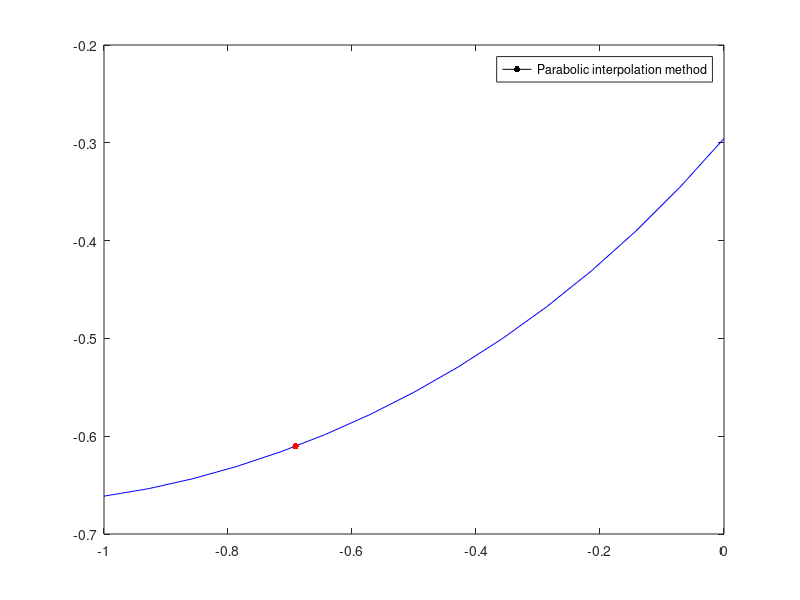

MATLAB code for this plot:
function lab3
clc;

a = -1;
b = 0;

eps = 10^(-6);

is_debug = true;
gold_iterations = 1;

fprintf('MINIMUM SEARCH\n');
fplot(@(x) funk(x), [a, b], 'Color', 'b');
hold on;

fprintf('PARABOLIC INTERPOLATION METHOD\n');
[x, y] = parabolic_minimization(a, b, eps, is_debug, gold_iterations, @funk);
p = plot(x, y, 'Marker', '.', 'Color', 'k', 'MarkerSize', 15);
legend((p), {'Parabolic interpolation method'}, 'Location', 'northeast');
   
hold off;
end

function y = funk(x)
y = sin((x^2 + x - 4)/5);
y = y + cosh((x^3 + 3*(x^2) + 8*x + 8)/(3*x + 9)) - 1.0;
end

function [w, e] = golden_iter(a, b, iterations, func)
t = (sqrt(5) - 1)/2;
l = b - a;

x1 = b - t*l;
x2 = a + t*l;
f1 = func(x1);
f2 = func(x2);

for j = 1:iterations
    if (f1 > f2)
        a = x1;
        l = b - a;
        x1 = x2;
        f1 = f2;
        x2 = a + t*l;
        f2 = func(x2);
    else
        b = x2;
        l = b - a;
        x2 = x1;
        f2 = f1;
        x1 = b - t*l;
        f1 = func(x1);
    end
end

w = a;
e = b;
end

function [x, f] = parabolic_minimization(a, b, eps, is_debug, gold, func)
[w, e] = golden_iter(a, b, gold, func);

x1 = w;
x2 = (w + e)/2;
x3 = e;

f1 = func(x1);
f2 = func(x2);
f3 = func(x3);

a1 = (f2 - f1)/(x2 - x1);
a2 = ((f3 - f1)/(x3 - x1) - (f2 - f1)/(x2 - x1))/(x3 - x2);
x = (x1 + x2 - a1/a2)/2;
f = func(x);

l = true;
iteration = 1;
while (l)
    if (is_debug)
        fprintf('Iteration no.%d: [%7.8f, %7.8f]\n', iteration, x1, x3);
        plot(x2, f2, 'Marker', '.', 'Color', 'r', 'MarkerSize', 15);
    end
    iteration = iteration + 1;
    
    xs = x;
    if (x < x2)
        if (f > f2)
            x1 = x;
            f1 = f;
        else
            x3 = x2;
            f3 = f2;
            x2 = x;
            f2 = f;
        end
    else
        if (f >= f2)
            x3 = x;
            f3 = f;
        else
            x1 = x2;
            f1 = f2;
            x2 = x;
            f2 = f;
        end
    end
    
    a1 = (f2 - f1)/(x2 - x1);
    a2 = ((f3 - f1)/(x3 - x1) - (f2 - f1)/(x2 - x1))/(x3 - x2);
    x = (x1 + x2 - a1/a2)/2;
    f = func(x);
    l = (abs(x - xs) > eps);
end

fprintf('Minimum point: (%7.8f, %7.8f)\n', x, f);
end